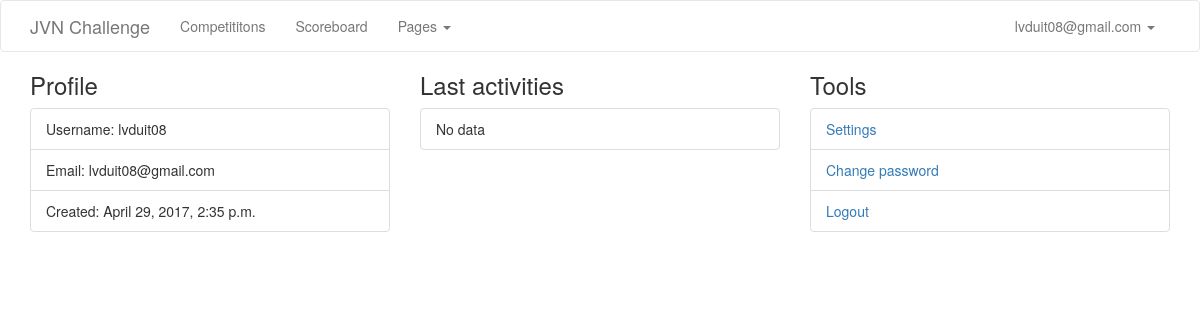
The page /accounts/profile/ (signed in) on the database its author committed.
### accounts/models.py (models this page shows, shortened)
@python_2_unicode_compatible
class User(AbstractBaseUser, PermissionsMixin):
    USERNAME_FIELD = 'email'
    username = models.CharField("Username", max_length=200)
    email = models.EmailField("Email", unique=True)
    avatar = models.CharField("Avatar", default='', max_length=200)
    first_name = models.CharField("First name", max_length=200, default='')
    last_name = models.CharField("Last name", max_length=200, default='')
    is_active = models.BooleanField(default=False)
    is_staff = models.BooleanField(default=False)
    created_at = models.DateTimeField(auto_now_add=True)
    updated_at = models.DateTimeField(auto_now=True)
    objects = UserManager()

### accounts/views.py (the view)
def profile(request):
    context = {
        'user': request.user
    }
    return render(request, 'accounts/profile.html', context)

### accounts/templates/accounts/profile.html
{% extends 'jvnchallenge/base.html' %}
{% block content %}
<div class="container">
	<div class="row">
		<div class="col-md-4 col-sx-12">
			<h3>Profile</h3>
			<ul class="list-group">
				<li class="list-group-item">Username: {{user.username}}</li>
				<li class="list-group-item">Email: {{ user.email }}</li>
				<li class="list-group-item">Created: {{user.created_at}}</li>
			</ul>
		</div>
		<div class="col-md-4 col-sx-12">
		<h3>Last activities</h3>
			<ul class="list-group">
				<li class="list-group-item">No data</li>
			</ul>
		</div>
		<div class="col-md-4 col-sx-12">
		<h3>Tools</h3>
			<ul class="list-group">
				<li class="list-group-item">
					<a href="{% url 'accounts:settings' %}">Settings</a>
				</li>
				<li class="list-group-item">
					<a href="{% url 'accounts:settings_p' 'account' %}">Change password</a>
				</li>
				<li class="list-group-item">
					<a href="{% url 'logout' %}">Logout</a>
				</li>
			</ul>
		</div>
	</div>
</div>
{% endblock %}

### templates/jvnchallenge/base.html (shortened to what this page needs)
{% load static %} {% load bootstrap3 %}
<!DOCTYPE html>
<html>
<head>
    {% bootstrap_css %} {% bootstrap_javascript jquery=1 %}
    <link rel="stylesheet" type="text/css" href="{% static 'challenge/css/base.css' %}">
</head>
<body>
    <nav class="navbar navbar-default navbar-jvn">
        <div class="container">
            <div class="navbar-header">
                <a class="navbar-brand" href="{% url 'page:index' %}">JVN Challenge</a>
            </div>
            <div class="collapse navbar-collapse" id="bs-example-navbar-collapse-1">
                <ul class="nav navbar-nav">
                    <li><a href="{% url 'competition:index' %}">Competititons</a></li>
                    <li><a href="{% url 'scoreboard:index' %}">Scoreboard</a></li>
                    <li class="dropdown">
                        <a href="#" class="dropdown-toggle" data-toggle="dropdown" role="button" aria-haspopup="true" aria-expanded="false">Pages <span class="caret"></span></a>
                    </li>
                </ul>
                <ul class="nav navbar-nav navbar-right">
                	{% if not user.email %}
                    	<li><a href="{% url 'login' %}">Login / Register</a></li>
                	{% else %}
	                	<li class="dropdown">
	                        <a href="#" class="dropdown-toggle" data-toggle="dropdown" role="button" aria-haspopup="true" aria-expanded="false">{{ user.email }} <span class="caret"></span></a>
	                    </li>
                	{% endif %}
                </ul>
            </div>
        </div>
    </nav>
    {% block content %}{% endblock %}
</body>
</html>

### challenge/static/challenge/css/base.css (style rules this page uses)
.navbar-jvn { background-color: #ffffff; }
.navbar-jvn { margin-bottom: 0; }

### rows shown on the page
User: email "lvduit08@gmail.com", username "lvduit08", created_at "April 29, 2017, 2:35 p.m."
